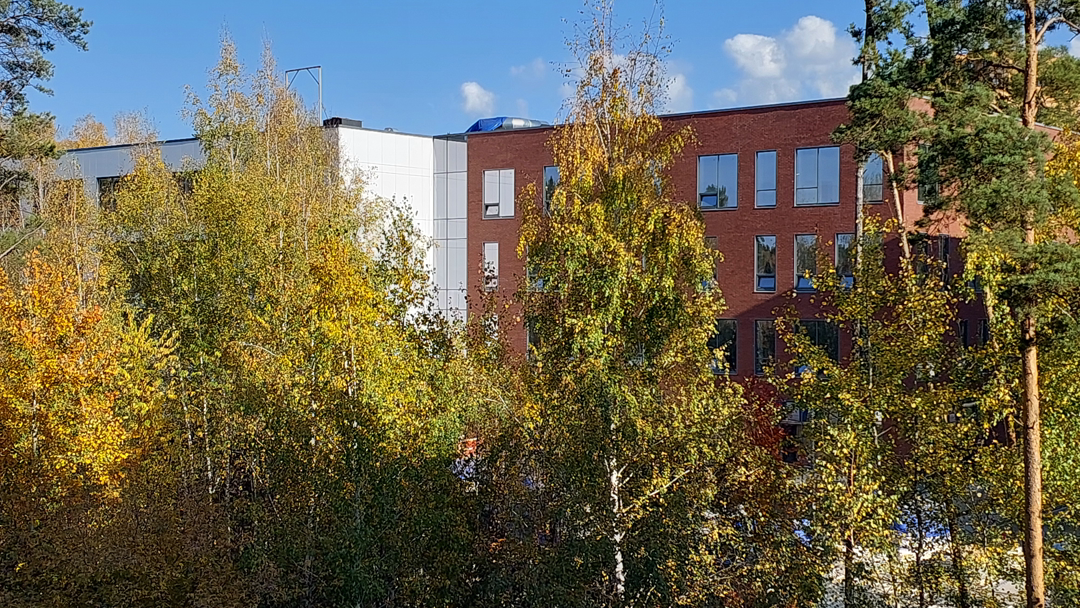
#> input picture CV-2-04/mypic.png, 1080 x 608 px
$ python -i combine_masks.py   (imports and definitions only)
#> lines starting #> are read from the running program, lines starting #| are printed output that depends on the picture; after the words box and inside, x2 and y2 are one past the last pixel; in counts of white or black regions, pixels touching at a corner belong together
#> in main_process_file, img_bgr is the input picture: shape (608, 1080, 3); mean B, G, R 78.4, 100.1, 105.1
#> in main_process_file, `img_hsv = cv2.cvtColor(img_bgr, cv2.COLOR_BGR2HSV)`: img_hsv: shape (608, 1080, 3); mean H, S, V 41.8, 140.8, 121.5
#!/usr/bin/env python3
# -*- coding: utf-8  -*-
# -*- mode:   python -*-

# This file is part of the educational OpenCV tasks.
#
# Copyright (C) 2025  ferrovovan
#
# This program is free software: you can redistribute it and/or modify
# it under the terms of the GNU General Public License as published by
# the Free Software Foundation, either version 3 of the License, or
# (at your option) any later version.
#
# This program is distributed in the hope that it will be useful,
# but WITHOUT ANY WARRANTY; without even the implied warranty of
# MERCHANTABILITY or FITNESS FOR A PARTICULAR PURPOSE.  See the
# GNU General Public License for more details.
#
# You should have received a copy of the GNU General Public License
# along with this program.  If not, see <https://www.gnu.org/licenses/>.

"""
CV-2-04: Объединение нескольких масок цветов
Описание задачи:
Объединить маски (на философской основе CV-1-12) для нескольких цветов (например, красный и синий).
"""

import os
import argparse
import cv2
import numpy as np

# [6 lines of commented-out code are left out]


class ColorMask:
	"""
	Контейнер диапазонов HSV для выделения цветов.

	Позволяет хранить несколько диапазонов (например, для красного ―
	0..10 и 170..180 градусов тона), объединять их, создавать итоговую маску.

	Примеры:
		red_mask = ColorMask("red")
		red_mask += (np.array([0, 100, 100]), np.array([10, 255, 255]))
		red_mask += (np.array([170, 100, 100]), np.array([180, 255, 255]))

		mask = red_mask.create_mask(image_hsv)
	"""

	def __init__(self, color_name: str):
		self.name = color_name
		self.hsv_ranges: list[tuple[np.ndarray, np.ndarray]] = []

	def add_hsv_range(self, hsv_range: tuple[np.ndarray, np.ndarray]) -> None:
		"""
		Добавление диапазона HSV.

		Args:
			hsv_range (tuple[np.ndarray, np.ndarray]): нижняя и верхняя границы.

		Raises:
			ValueError: Если диапазон задан неверно.
		"""
#> called with hsv_range = ([0, 100, 100], [10, 255, 255])
		if len(hsv_range) != 2:
			raise ValueError("hsv_range должен содержать (LOWER, UPPER)")
		for value in hsv_range:
			if not isinstance(value, np.ndarray):
				raise TypeError("LOWER и UPPER должны быть np.ndarray")
			if value.shape != (3,):
				raise ValueError("Каждая граница HSV должна быть вектором из 3 чисел")
		self.hsv_ranges.append(hsv_range)

	def __iadd__(self, hsv_range: tuple[np.ndarray, np.ndarray]):
		"""
		Позволяет добавлять диапазоны оператором +=
		"""
		self.add_hsv_range(hsv_range)
		return self

	def create_mask(self, image_hsv: np.ndarray) -> np.ndarray:
		"""
		Создание маски для всех диапазонов цвета.

		Args:
			image_hsv (np.ndarray): Изображение в пространстве HSV.

		Returns:
			np.ndarray: Итоговая бинарная маска.
		"""
		if not self.hsv_ranges:
			raise ValueError(f"У маски {self.name} нет диапазонов HSV")

		masks = [cv2.inRange(image_hsv, lower, upper) for lower, upper in self.hsv_ranges]
#> masks = 2 items
		result_mask = masks[0]
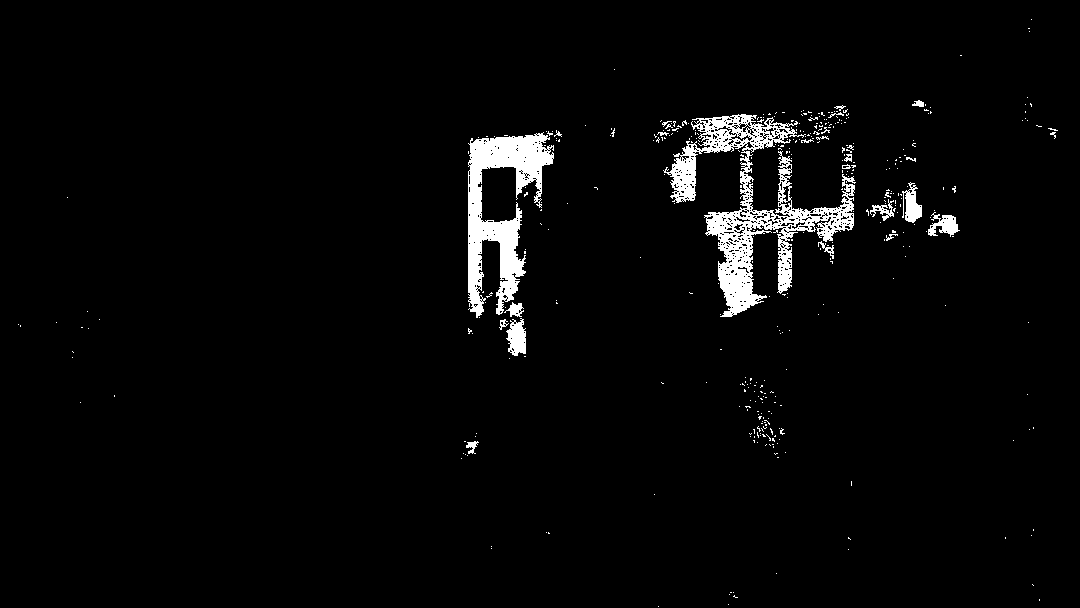
#> result_mask: shape (608, 1080); 3.1% white; 393 white regions (370 under 20 px), largest, box (x1, y1, x2, y2) and area: (663, 114, 856, 317) 9939, (468, 132, 554, 318) 6863, (506, 318, 526, 356) 525
		for m in masks[1:]:
			result_mask = cv2.bitwise_or(result_mask, m)
#> this loop made 1 pass
		return result_mask


# --- Шаг 1. Создание маски для красного ---
def create_red_mask() -> ColorMask:
	"""
	Создание готовой маски для красного.
	"""
	cm = ColorMask("red")
	cm += (np.array([0, 100, 100]), np.array([10, 255, 255]))
	cm += (np.array([170, 100, 100]), np.array([180, 255, 255]))
	return cm


# --- Шаг 2. Создание маски для синего ---
def create_blue_mask() -> ColorMask:
	"""
	Создание готовой маски для синего.
	"""
	cm = ColorMask("blue")
	cm += (np.array([100, 100, 100]), np.array([130, 255, 255]))
	return cm


# --- Шаг 3. Объединение масок ---
def combine_masks(masks: list[ColorMask], image_hsv: np.ndarray) -> np.ndarray:
	"""
	Создание итоговой маски из нескольких ColorMask.

	Args:
		masks (list[ColorMask]): список масок.
		image_hsv (np.ndarray): HSV-изображение.

	Returns:
		np.ndarray: итоговая бинарная маска.
	"""
	if not masks:
		raise ValueError("Список масок пуст")

	result_mask = masks[0].create_mask(image_hsv)
	for cm in masks[1:]:
		result_mask = cv2.bitwise_or(result_mask, cm.create_mask(image_hsv))
#> this loop made 1 pass
#> pass 1, in create_mask (call 2), `result_mask = masks[0]`:
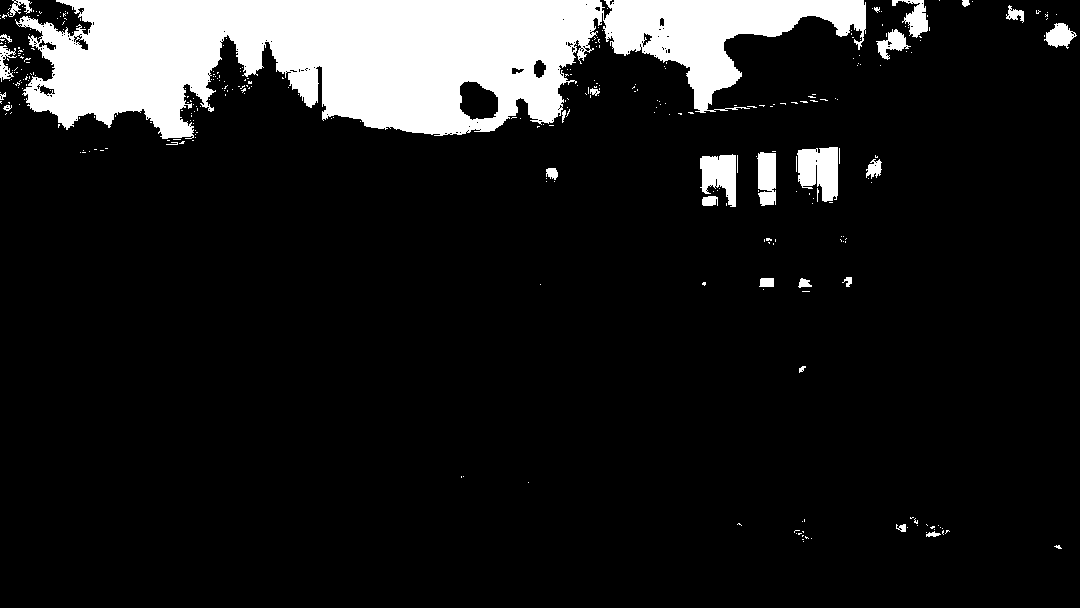
#> result_mask: shape (608, 1080); 11.9% white; 332 white regions (305 under 20 px), largest, box (x1, y1, x2, y2) and area: (15, 0, 866, 139) 70212, (797, 147, 838, 202) 1696, (700, 154, 736, 207) 1287
#> pass 1, in combine_masks, `result_mask = cv2.bitwise_or(result_mask, cm.create_mask(image_hsv))`:
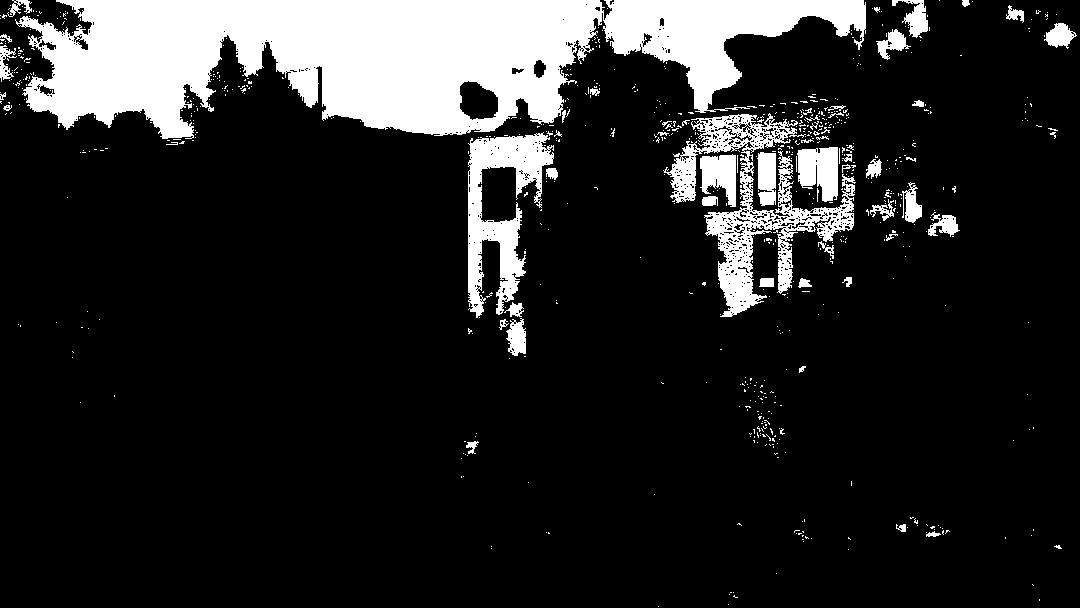
#> result_mask: shape (608, 1080); 15% white; 734 white regions (680 under 20 px), largest, box (x1, y1, x2, y2) and area: (15, 0, 866, 139) 70212, (663, 113, 856, 317) 10087, (468, 132, 554, 318) 6867
	return result_mask


# --- Шаг 4. Применение маски к изображению ---
def apply_mask(image_bgr: np.ndarray, mask: np.ndarray) -> np.ndarray:
	"""
	Применение маски к изображению.

	Args:
		image_bgr (np.ndarray): Исходное изображение в формате BGR.
		mask (np.ndarray): Двоичная маска (одноканальное изображение).

	Returns:
		np.ndarray: Новое изображение, где сохраняются только пиксели,
		соответствующие белым областям маски, остальные зануляются.

	Raises:
		ValueError: Если входное изображение или маска пусты,
		либо если размеры не совпадают.
	"""

	if image_bgr is None or image_bgr.size == 0:
		raise ValueError("Входное изображение пустое или None")

	if mask is None or mask.size == 0:
		raise ValueError("Маска пустая или None")

	if image_bgr.shape[:2] != mask.shape[:2]:
		raise ValueError(
			f"Размеры изображения {image_bgr.shape[:2]} "
			f"и маски {mask.shape[:2]} не совпадают"
		)

	# Применение маски: оставляем только белые области, остальные зануляем
	result = cv2.bitwise_and(image_bgr, image_bgr, mask=mask)
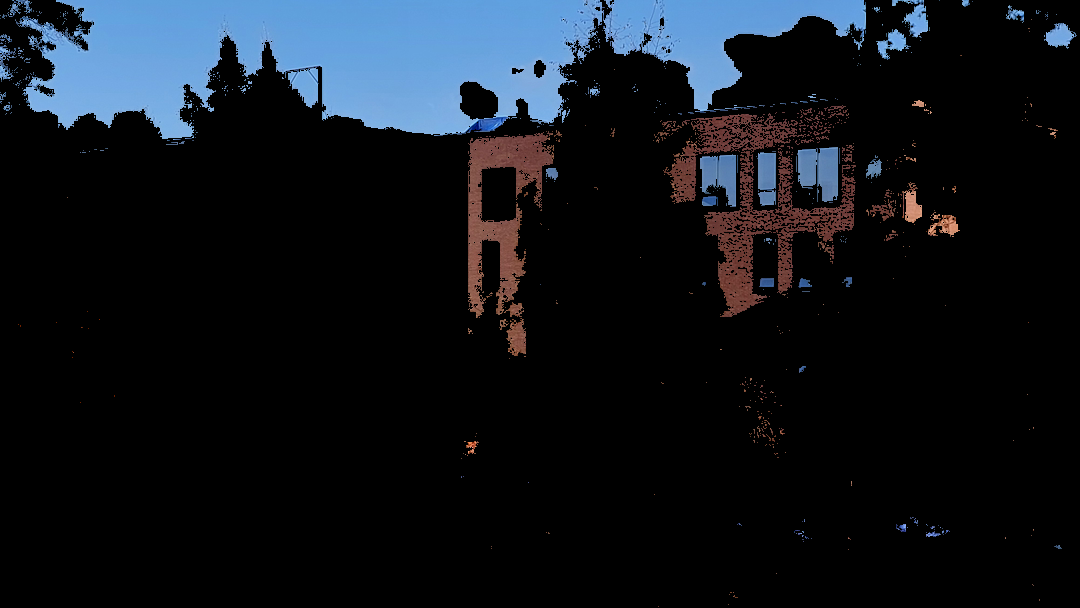
#> result: shape (608, 1080, 3); mean B, G, R 27.8, 21.3, 16.4
	return result


# --- Шаг 5. Отобразить результат ---
def show_result(original: np.ndarray, mask: np.ndarray, result: np.ndarray) -> None:
	"""
	Отображение исходного изображения, маски и результата.

	Args:
		original (np.ndarray): Исходное изображение в формате BGR.
		mask (np.ndarray): Двоичная маска.
		result (np.ndarray): Изображение после применения маски.

	Returns:
		None: Функция только выводит изображения в окна.

	Raises:
		ValueError: Если одно из изображений пустое.
	"""

	print("Type any key to proceed")
	cv2.imshow("Original", original)
	print("Original Image")
	cv2.waitKey(0)
	cv2.imshow("Combined Mask", mask)
	print("Combined Mask")
	cv2.waitKey(0)
	cv2.imshow("Result", result)
	print("Result Image")
	cv2.waitKey(0)
	cv2.destroyAllWindows()


# --- Основная логика ---
def main_process_file(img_path: str) -> None:
	"""
	Основная функция обработки файла-изображения:
	загрузка, создание масок, объединение и отображение.

	Args:
		img_path (str): Путь до входного файла-изображения.

	Returns:
		None: Функция выполняет обработку и отображает результат.

	Raises:
		FileNotFoundError: Если файл по указанному пути отсутствует.
		ValueError: Если изображение не удалось загрузить
			или его формат некорректен.
	"""
	if not os.path.isfile(img_path):
		raise FileNotFoundError(f"Файл '{img_path}' не существует.")

	img_bgr = cv2.imread(img_path, cv2.IMREAD_COLOR)
	if img_bgr is None:
		raise ValueError(f"Не удалось загрузить изображение: {img_path}")
	img_hsv = cv2.cvtColor(img_bgr, cv2.COLOR_BGR2HSV)

	mask_red: ColorMask  = create_red_mask()
	mask_blue: ColorMask = create_blue_mask()
	masks: list[ColorMask] = [mask_red, mask_blue]

	combined_mask: np.ndarray = combine_masks(masks, img_hsv)
	result: np.ndarray   = apply_mask(img_bgr, combined_mask)

	show_result(img_bgr, combined_mask, result)


# --- Пример на HSV-шкале ---
# [56 lines left out: functions create_hue_gradient_python, create_hue_gradient_numpy, example_synthetic, not called in this run]


# [23 lines not run here, left out]

>>> result = main_process_file('mypic.png')
